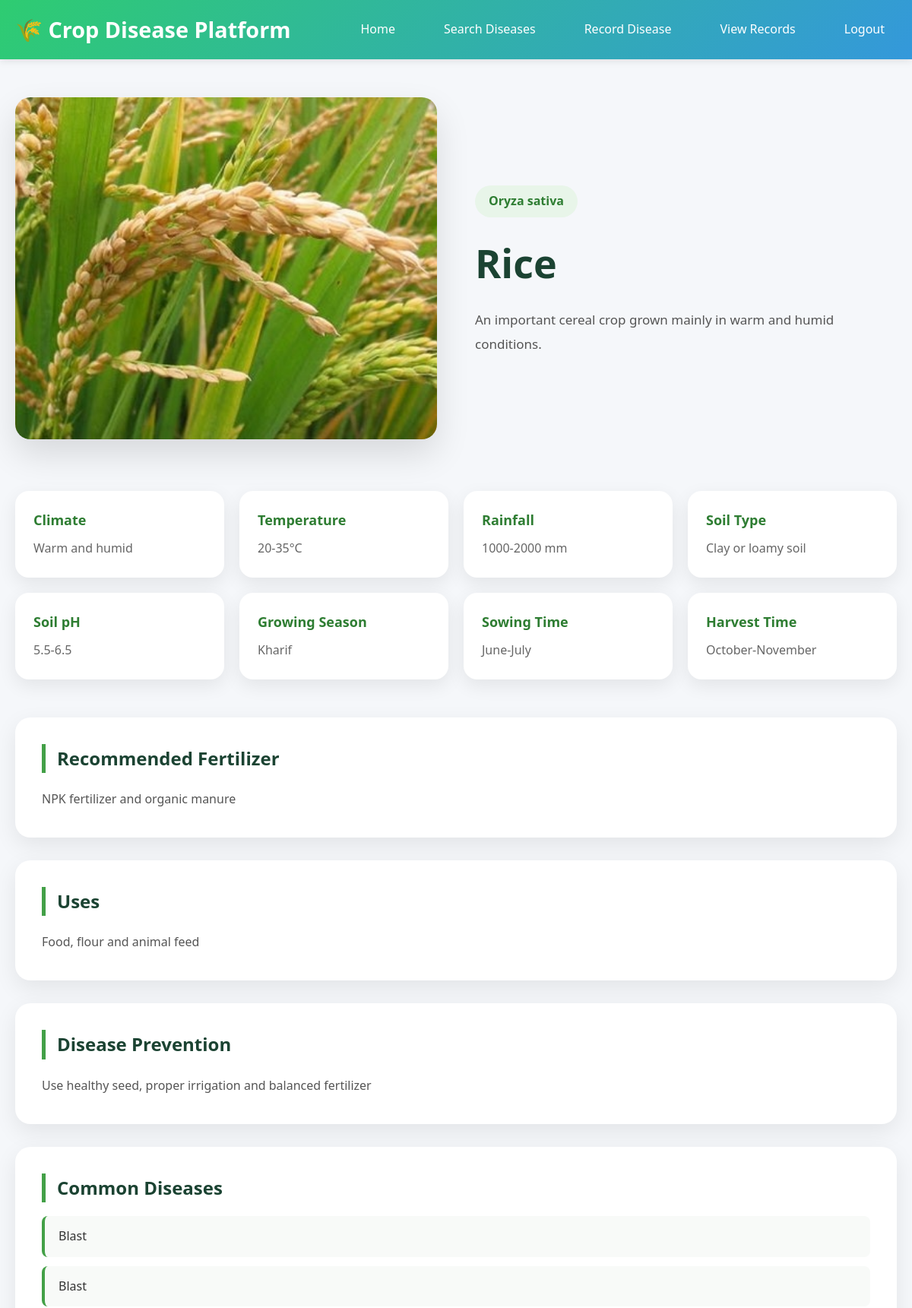
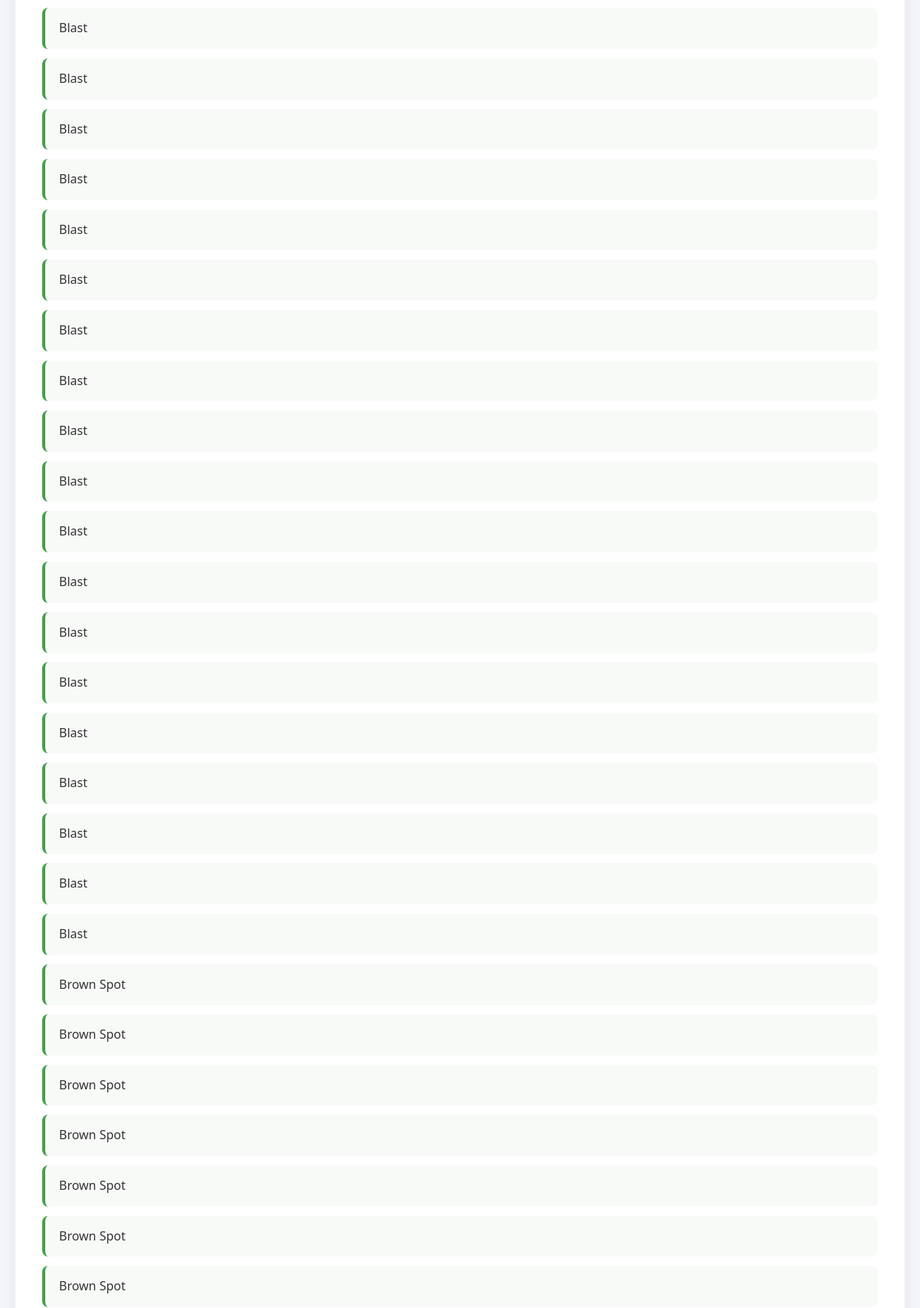
Screenshot of /crop/1 (signed in, upper part) with the database file from the repository (2 pictures, top to bottom).
### tables this page shows
CREATE TABLE crops (
        id INTEGER PRIMARY KEY AUTOINCREMENT,
        name TEXT UNIQUE NOT NULL,
        description TEXT,
        scientific_name TEXT,
        climate TEXT,
        temperature TEXT,
        rainfall TEXT,
        soil TEXT,
        soil_ph TEXT,
        season TEXT,
        sowing_time TEXT,
        harvesting_time TEXT,
        fertilizer TEXT,
        uses TEXT,
        prevention TEXT
    );

CREATE TABLE diseases (
        id INTEGER PRIMARY KEY AUTOINCREMENT,
        crop_id INTEGER,
        name TEXT,
        symptoms TEXT,
        cause TEXT,
        treatment TEXT,
        prevention TEXT,
        severity TEXT
    );

### app.py (the view)
@app.route("/crop/<int:crop_id>")
def crop_details(crop_id):
    conn = get_db()
    crop = conn.execute("""
        SELECT
            name,
            description,
            scientific_name,
            climate,
            temperature,
            rainfall,
            soil,
            soil_ph,
            season,
            sowing_time,
            harvesting_time,
            fertilizer,
            uses,
            prevention
        FROM crops
        WHERE id = ?
    """, (crop_id,)).fetchone()
    diseases = conn.execute("""
        SELECT name
        FROM diseases
        WHERE crop_id = ?
        ORDER BY name
    """, (crop_id,)).fetchall()
    conn.close()
    if not crop:
        return "Crop not found", 404
    return render_template(
        "crop_details.html",
        crop=crop,
        diseases=diseases
    )

### app.py (called while the page is built)
def get_db():
    conn = sqlite3.connect(app.config["DATABASE"])
    conn.row_factory = sqlite3.Row
    return conn

@app.before_request
def auth():
    if request.endpoint not in ["login", "register", "static"] and "user_id" not in session:
        return redirect(url_for("login"))

### templates/crop_details.html (shortened to what this page needs)
{% extends "base.html" %}
{% block content %}
<section class="crop-page">
    <div class="crop-hero">
        <div class="crop-detail-image">
            {% if crop[0] == "Rice" %}
                <img src="{{ url_for('static', filename='images/crops/rice.jpg') }}">
            {% elif crop[0] == "Wheat" %}
                <img src="{{ url_for('static', filename='images/crops/wheat.jpg') }}">
            {% elif crop[0] == "Tomato" %}
                <img src="{{ url_for('static', filename='images/crops/tomato.jpg') }}">
            {% elif crop[0] == "Potato" %}
                <img src="{{ url_for('static', filename='images/crops/potato.jpg') }}">
            {% elif crop[0] == "Maize" %}
                <img src="{{ url_for('static', filename='images/crops/maize.jpg') }}">
            {% endif %}
        </div>
        <div class="crop-content">
            <span class="crop-tag">
                {{ crop[2] }}
            </span>
            <h1>{{ crop[0] }}</h1>
            <p>
                {{ crop[1] }}
            </p>
        </div>
    </div>
    <div class="info-grid">
        <div class="info-box">
            <h3>Climate</h3>
            <p>{{ crop[3] }}</p>
        </div>
        <div class="info-box">
            <h3>Temperature</h3>
            <p>{{ crop[4] }}</p>
        </div>
        <div class="info-box">
            <h3>Rainfall</h3>
            <p>{{ crop[5] }}</p>
        </div>
        <div class="info-box">
            <h3>Soil Type</h3>
            <p>{{ crop[6] }}</p>
        </div>
        <div class="info-box">
            <h3>Soil pH</h3>
            <p>{{ crop[7] }}</p>
        </div>
        <div class="info-box">
            <h3>Growing Season</h3>
            <p>{{ crop[8] }}</p>
        </div>
        <div class="info-box">
            <h3>Sowing Time</h3>
            <p>{{ crop[9] }}</p>
        </div>
        <div class="info-box">
            <h3>Harvest Time</h3>
            <p>{{ crop[10] }}</p>
        </div>
    </div>
    <div class="content-card">
        <h2>Recommended Fertilizer</h2>
        <p>{{ crop[11] }}</p>
    </div>
    <div class="content-card">
        <h2>Uses</h2>
        <p>{{ crop[12] }}</p>
    </div>
    <div class="content-card">
        <h2>Disease Prevention</h2>
        <p>{{ crop[13] }}</p>
    </div>
    <div class="content-card">
        <h2>Common Diseases</h2>
        {% if diseases %}
        <ul class="disease-list">
            {% for disease in diseases %}
            <li>{{ disease[0] }}</li>
            {% endfor %}
        </ul>
        {% else %}
        <p>No diseases available.</p>
        {% endif %}
    </div>
</section>
{% endblock %}

### static/css/style.css (style rules this page uses)
* { margin: 0; padding: 0; box-sizing: border-box; }
:root { --primary-color: #2ecc71; --secondary-color: #3498db; --danger-color: #e74c3c; --warning-color: #f39c12; --dark-color: #2c3e50; --light-color: #ecf0f1; --border-radius: 8px; --transition: all 0.3s ease; }
body { font-family: 'Segoe UI', Tahoma, Geneva, Verdana, sans-serif; line-height: 1.6; color: #333; background-color: #f5f7fa; }
.crop-page { max-width:1200px; margin:50px auto; }
.crop-hero { display:grid; grid-template-columns:1fr 1fr; gap:50px; align-items:center; margin-bottom:60px; }
.crop-detail-image img { width:100%; height:450px; object-fit:cover; border-radius:20px; box-shadow:0 20px 45px rgba(0,0,0,.12); }
.crop-tag { display:inline-block; padding:8px 18px; background:#E8F5E9; color:#2E7D32; border-radius:50px; font-weight:600; margin-bottom:18px; }
.crop-content h1 { font-size:52px; color:#1b4332; margin-bottom:18px; }
.crop-content p { color:#555; line-height:1.9; font-size:17px; }
.info-grid { display:grid; grid-template-columns:repeat(4,1fr); gap:20px; margin-bottom:50px; }
.info-box { background:white; border-radius:18px; padding:24px; box-shadow:0 8px 25px rgba(0,0,0,.08); transition:.3s; }
.info-box h3 { color:#2E7D32; margin-bottom:10px; font-size:18px; }
.info-box p { color:#666; line-height:1.7; }
.content-card { background:white; border-radius:20px; padding:35px; margin-bottom:30px; box-shadow:0 10px 30px rgba(0,0,0,.08); }
.content-card h2 { color:#1b4332; margin-bottom:18px; border-left:5px solid #43A047; padding-left:15px; }
.content-card p { color:#555; line-height:2; text-align:justify; }
.disease-list { list-style:none; padding:0; }
.disease-list li { padding:14px 18px; margin-bottom:12px; background:#f8faf8; border-left:4px solid #43A047; border-radius:8px; font-size:16px; }

### rows the page displays
crops: scientific_name "Oryza sativa", name "Rice", description "An important cereal crop grown mainly in warm and humid conditions.", climate "Warm and humid", temperature "20-35°C", rainfall "1000-2000 mm", soil "Clay or loamy soil", soil_ph "5.5-6.5", season "Kharif", sowing_time "June-July", harvesting_time "October-November", fertilizer "NPK fertilizer and organic manure", uses "Food, flour and animal feed", prevention "Use healthy seed, proper irrigation and balanced fertilizer"
diseases: name "Blast"
diseases: name "Blast"
diseases: name "Blast"
diseases: name "Blast"
diseases: name "Blast"
diseases: name "Blast"
diseases: name "Blast"
diseases: name "Blast"
diseases: name "Blast"
diseases: name "Blast"
diseases: name "Blast"
diseases: name "Blast"
diseases: name "Blast"
diseases: name "Blast"
diseases: name "Blast"
diseases: name "Blast"
diseases: name "Blast"
diseases: name "Blast"
diseases: name "Blast"
diseases: name "Blast"
diseases: name "Blast"
diseases: name "Brown Spot"
diseases: name "Brown Spot"
diseases: name "Brown Spot"
diseases: name "Brown Spot"
diseases: name "Brown Spot"
diseases: name "Brown Spot"
diseases: name "Brown Spot"
